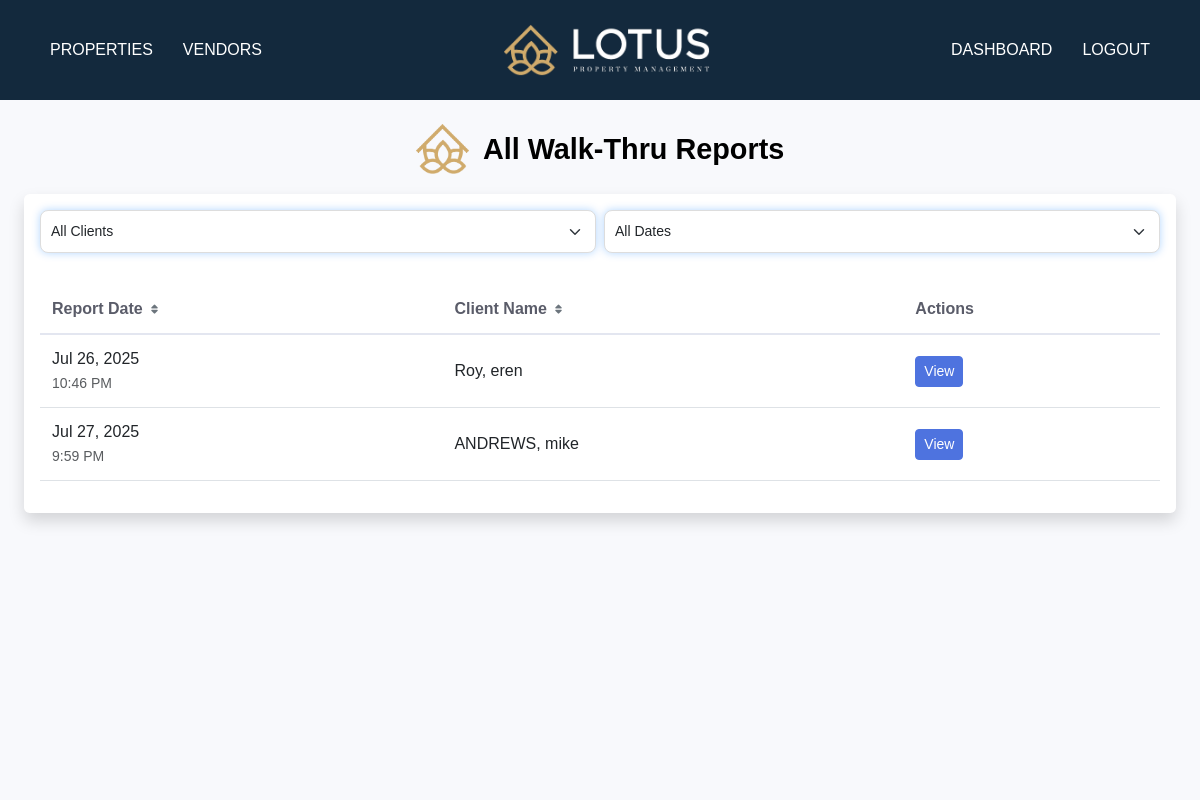
Screenshot of /walkthrough/reports/ with the database file from the repository.
### walkthroughreport/models.py (models this page shows)
class WalkthroughReport(models.Model):
    user = models.ForeignKey(Client, on_delete=models.CASCADE)  # Use Client from mainapp
    property = models.ForeignKey(PropertyManagement, on_delete=models.CASCADE, blank=True, null=True)
    name = models.CharField(max_length=100, blank=True, null=True)
    description = models.CharField(max_length=200, blank=True, null=True)
    updatedate = models.DateField(blank=True, null=True)
    datetime = models.DateTimeField(auto_now_add=True, blank=True, null=True)
    cost = models.IntegerField(default=0, blank=True, null=True)
    cost_notes = models.CharField(max_length=500, blank=True, null=True)
    status = models.CharField(max_length=20, choices=STATUS_CHOICES, default='Open', blank=True, null=True)
    item_status_check = models.BooleanField(default=False)
    status_remarks = models.CharField(max_length=500, blank=True, null=True)
    client_approval = models.CharField(max_length=10, choices=APPROVAL_CHOICES, default='Pending', blank=True)
    completation_denied_date = models.DateField(blank=True, null=True)

### mainapp/models.py (models this page shows, shortened)
class Client(models.Model):
    first_name = models.CharField(max_length=150)
    last_name = models.CharField(max_length=150)
    username = models.CharField(max_length=150, unique=True, blank=True)
    email = models.EmailField()
    password = models.CharField(max_length=255, blank=True)
    address = models.CharField(max_length=255, blank=True, null=True)
    city = models.CharField(max_length=100, blank=True, null=True)
    state = models.CharField(max_length=100, blank=True, null=True)
    zipcode = models.CharField(max_length=10, blank=True, null=True)
    phone_number = models.CharField(max_length=15,blank=True, null=True)
    office_phone = models.CharField(max_length=15, blank=True, null=True)
    business_address = models.CharField(max_length=255, blank=True, null=True)
    PREFERRED_CONTACT_CHOICES = [
        ('email', 'Email'),
        ('phone', 'Phone'),
        ('text', 'text'),
    ]
    preferred_contact_method = models.CharField(
        max_length=10, choices=PREFERRED_CONTACT_CHOICES, default='email'
    )
    PRIORITY_CHOICES = [
    ('primary', 'Primary'),
    ('secondary', 'Secondary'),
    ('tertiary', 'Tertiary'),
    ]
    contact1_name = models.CharField(max_length=150, blank=True, null=True)
    contact1_last_name = models.CharField(max_length=150, blank=True, null=True)
    contact1_email = models.EmailField(blank=True, null=True)
    contact1_phone = models.CharField(max_length=15, blank=True, null=True)
    contact1_office_phone = models.CharField(max_length=15, blank=True, null=True)
    contact1_buisness_adress = models.CharField(max_length=15, blank=True, null=True)
    contact1_preferred = models.CharField(
        max_length=10, choices=PREFERRED_CONTACT_CHOICES, blank=True, null=True
    )
    contact1_priority = models.CharField(
    max_length=10, choices=PRIORITY_CHOICES, blank=True, null=True
    )
    contact2_name = models.CharField(max_length=150, blank=True, null=True)
    contact2_last_name = models.CharField(max_length=150, blank=True, null=True)
    contact2_email = models.EmailField(blank=True, null=True)
    contact2_phone = models.CharField(max_length=15, blank=True, null=True)
    contact2_office_phone = models.CharField(max_length=15, blank=True, null=True)
    contact2_buisness_adress = models.CharField(max_length=15, blank=True, null=True)
    contact2_preferred = models.CharField(
        max_length=10, choices=PREFERRED_CONTACT_CHOICES, blank=True, null=True
    )
    contact2_priority = models.CharField(
    max_length=10, choices=PRIORITY_CHOICES, blank=True, null=True
    )
    contact3_name = models.CharField(max_length=150, blank=True, null=True)
    contact3_last_name = models.CharField(max_length=150, blank=True, null=True)
    contact3_email = models.EmailField(blank=True, null=True)
    contact3_phone = models.CharField(max_length=15, blank=True, null=True)
    contact3_office_phone = models.CharField(max_length=15, blank=True, null=True)
    contact3_buisness_adress = models.CharField(max_length=15, blank=True, null=True)
    contact3_preferred = models.CharField(
        max_length=10, choices=PREFERRED_CONTACT_CHOICES, blank=True, null=True
    )
    contact3_priority = models.CharField(
    max_length=10, choices=PRIORITY_CHOICES, blank=True, null=True
    )
    contact4_name = models.CharField(max_length=150, blank=True, null=True)
    contact4_last_name = models.CharField(max_length=150, blank=True, null=True)
    contact4_email = models.EmailField(blank=True, null=True)
    contact4_phone = models.CharField(max_length=15, blank=True, null=True)
    contact4_office_phone = models.CharField(max_length=15, blank=True, null=True)
    contact4_buisness_adress = models.CharField(max_length=15, blank=True, null=True)
    contact4_preferred = models.CharField(
        max_length=10, choices=PREFERRED_CONTACT_CHOICES, blank=True, null=True
    )
    contact4_priority = models.CharField(
    max_length=10, choices=PRIORITY_CHOICES, blank=True, null=True
    )
    contact5_name = models.CharField(max_length=150, blank=True, null=True)
    contact5_last_name = models.CharField(max_length=150, blank=True, null=True)
    contact5_email = models.EmailField(blank=True, null=True)
    contact5_phone = models.CharField(max_length=15, blank=True, null=True)
    contact5_office_phone = models.CharField(max_length=15, blank=True, null=True)
    contact5_buisness_adress = models.CharField(max_length=15, blank=True, null=True)
    contact5_preferred = models.CharField(
        max_length=10, choices=PREFERRED_CONTACT_CHOICES, blank=True, null=True
    )
    contact5_priority = models.CharField(
    max_length=10, choices=PRIORITY_CHOICES, blank=True, null=True
    )
    created_at = models.DateTimeField(auto_now_add=True)

### walkthroughreport/views.py (the view)
# urls.py: path('reports/', views.all_reports_view, name='all_reports'),
def all_reports_view(request):
    reports = WalkthroughReport.objects.all()
    return render(request, 'walkthrough/all_reports.html', {'reports': reports})

### template/walkthrough/all_reports.html (shortened to what this page needs)
{% extends 'adminmanager/adminbase.html' %}
{% load static %}
{% block content %}
<link rel="stylesheet" href="https://cdnjs.cloudflare.com/ajax/libs/font-awesome/6.4.0/css/all.min.css">
<link rel="stylesheet" href="https://cdnjs.cloudflare.com/ajax/libs/font-awesome/6.5.0/css/all.min.css" />
<div class="content-wrapper">
 <div class="page-header" style="display: flex; align-items: center; justify-content: center; margin-bottom: 20px; gap: 14px;">
  <img src="{% static 'img/smalllogo.png' %}" alt="Logo" style="height: 50px; width: auto;">
  <h1 class="h3 text-gray-800" style="margin: 0; font-size: 1.8rem; font-weight: 600;">All Walk-Thru Reports </h1>
</div>
    <div class="card shadow mb-4">
        <div class="p-3">
            <div class="row g-2">
                <div class="col-md-6">
                    <select id="filter-client" class="form-select">
                        <option value="">All Clients</option>
                    </select>
                </div>
                <div class="col-md-6">
                    <select id="filter-date" class="form-select">
                        <option value="">All Dates</option>
                    </select>
                </div>
            </div>
        </div>
        <div class="card-body">
            <div class="table-responsive">
                <table class="table table-hover" id="sortable-table">
                    <thead>
                        <tr>
                            <th class="sortable" data-index="0">Report Date <i class="fas fa-sort sort-icon"></i></th>
                            <th class="sortable" data-index="1">Client Name <i class="fas fa-sort sort-icon"></i></th>
                            <th>Actions</th>
                        </tr>
                    </thead>
                    <tbody id="report-table">
                        {% for report in reports %}
                        <tr class="report-row"
                            data-client="{{ report.user.last_name|lower }}, {{ report.user.first_name|lower }}"
                            data-date="{{ report.datetime|date:'Y-m-d' }}"
                            data-status="{{ report.status|lower }}"
                            data-search="{{ report.user.last_name|lower }} {{ report.user.first_name|lower }} {{ report.property_address|lower }}">
                            <td><strong>{{ report.datetime|date:'M d, Y' }}</strong><br>
                                <small class="text-muted">{{ report.datetime|time:'g:i A' }}</small>
                            </td>
                            <td><strong>{{ report.user.last_name }}, {{ report.user.first_name }}</strong></td>
                            <td>
                                <a href="{% url 'walkthroughreport:report_detail' report.pk %}" class="btn btn-primary btn-sm action-btn" data-bs-toggle="tooltip" data-bs-placement="top" title="View Report">
                                    View
                                </a>
                            </td>
                        </tr>
                        {% endfor %}
                    </tbody>
                </table>
            </div>
        </div>
    </div>
</div>
{% endblock content %}

### template/walkthrough/all_reports.html (style rules this page uses)
.content-wrapper { padding: 1.5rem; background-color: #f8f9fc; }
.page-header { display: flex; align-items: center; margin-bottom: 1.5rem; }
.card { border: none; border-radius: 0.35rem; box-shadow: 0 0.15rem 1.75rem 0 rgba(58, 59, 69, 0.15); margin-bottom: 1.5rem; }
.btn-primary { background-color: #4e73df; border-color: #4e73df; }
.table-responsive { overflow-x: auto; }
.table th { background-color: #f8f9fc; border-bottom: 2px solid #e3e6f0; color: #5a5c69; font-weight: 700; padding: 0.75rem; vertical-align: middle; }
.table td { padding: 0.75rem; vertical-align: middle; }
.action-btn { padding: 0.25rem 0.5rem; font-size: 0.875rem; margin-right: 0.25rem; }
.h3, h3 { color: black; }
.table th { background-color: white; }
.form-select { border-radius: 8px; padding: 10px; font-size: 14px; border: 1px solid #ddd; width: 100%; box-sizing: border-box; transition: border-color 0.3s, box-shadow 0.3s; box-shadow: 0 0 8px rgba(0, 123, 255, 0.3); }
.sort-icon { font-size: 0.65rem; color: #6c757d; margin-left: 4px; vertical-align: middle; }
@media (min-width: 1000px) { .content-wrapper { min-height: 700px; } }

### rows the page displays
WalkthroughReport: datetime "Jul 26, 2025", datetime "10:46 PM", user.last_name "Roy", user.first_name "eren"
WalkthroughReport: datetime "Jul 27, 2025", datetime "9:59 PM", user.last_name "ANDREWS", user.first_name "mike"
